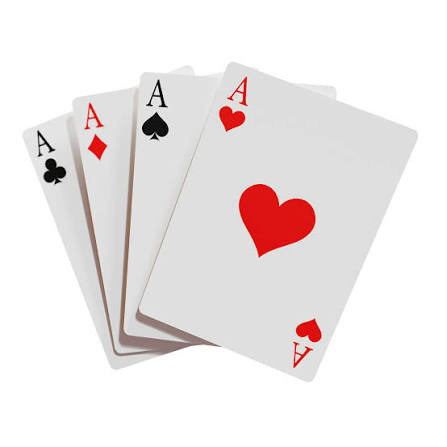
#> input picture resources/cards.jpg, 447 x 447 px
$ python wrap_prespective.py
#> lines starting #> are read from the running program, lines starting #| are printed output that depends on the picture
import cv2
import numpy as np

width, height = 250, 350

img = cv2.imread("resources/cards.jpg")
#> img is the input picture: shape (447, 447, 3); mean B, G, R 232.6, 232.9, 238.3


pts1 = np.float32([
    [230, 61],   # Top Left
    [416, 134],   # Top Right
    [137, 310],   # Bottom Left
    [309 ,382]    # Bottom Right
])

pts2 = np.float32([
    [0,0],
    [width,0],
    [0,height],
    [width,height]
])

metrix = cv2.getPerspectiveTransform(pts1, pts2)
img_out = cv2.warpPerspective(img, metrix, (width, height))
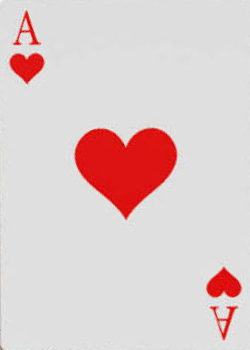
#> img_out: shape (350, 250, 3); mean B, G, R 204.3, 204.5, 222.4

cv2.imshow('cards', img)
cv2.imshow('cards_wrap', img_out)

cv2.waitKey(0)
cv2.destroyAllWindows()


# [17 lines of commented-out code are left out]
